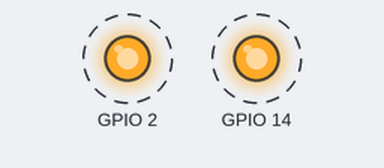
Simulated run of this program. Board: ESP32. On the bench: output pins drawn as LEDs (lit = HIGH). Dashed ring = blinking.

Above: at 0.1 s.
Timing chart, 0 to 4.6 s (numbered marks = the images above):
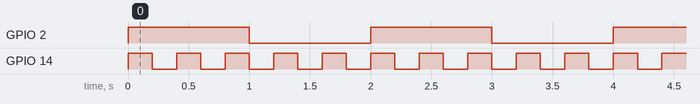

Measured:
- by itself, GPIO 2: alternates HIGH for 1.0 s and LOW for 1.0 s
- by itself, GPIO 14: alternates HIGH for 0.20 s and LOW for 0.20 s
- by itself, everything shown: repeats every 2.0 s, in 10 steps

The program:

main.cpp
```cpp
/***************************************************************
 *  Exemplo para passagem de parametros na criação da Task
 *  Passando struct
 *  Por: Fábio Souza
***************************************************************/

/*Biblioteca do Arduino*/
#include <Arduino.h>

/*Bibliotecas FreeRTOS */
#include "freertos/FreeRTOS.h"
#include "freertos/task.h"

/*mapeamento de pinos*/
#define LED1 2
#define LED2 14

typedef struct ablink
{
    uint16_t usTempo;
    uint8_t pino;
}led_t;

led_t led1 = {1000,LED1};  //estrutura para led1: delay 1 seg, pino LED1(2)
led_t led2 = {200,LED2};   //estrutura para led2: delay 0,2 seg, pino LED2(14)

/* Variáveis para armazenamento do handle das tasks*/
TaskHandle_t taskBlinkHandle = NULL;


/*protítipos das Tasks*/
void vTaskBlink(void *pvParameters);


void setup() {
  Serial.begin(9600);

  xTaskCreate(vTaskBlink,"TASK1",configMINIMAL_STACK_SIZE+1024,(void*)&led1,1,NULL);
  xTaskCreate(vTaskBlink,"TASK2",configMINIMAL_STACK_SIZE+1024,(void*)&led2,1,NULL);
}

void loop() {
  vTaskDelay(3000);
}


void vTaskBlink(void *pvParameters)
{

    led_t * led= (led_t *) pvParameters; //faz a leitura da struct passada

    pinMode(led->pino,OUTPUT);           //configura pino como saída

    while (1)
    {
      digitalWrite(led->pino,!digitalRead(led->pino)); //inverte estado do LED
      vTaskDelay(pdMS_TO_TICKS(led->usTempo));         //delay
    }
}
```
